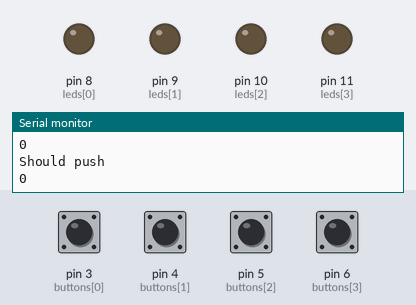
Recording of a sketch running on a simulated Arduino Mega 2560, built with avr-gcc and run on an emulated ATmega2560. Shown: output pins drawn as LEDs (lit = HIGH), the last lines printed to the serial monitor. Dashed ring = blinking. The inputs (shaded band) are chosen by the test bench; at power-on: pin 3 (buttons[0]), pin 4 (buttons[1]), pin 5 (buttons[2]), pin 6 (buttons[3]) LOW. Random numbers use the default seed unless the sketch sets one.

Above: at 1.6 s.
1.7 s: pin 4 (buttons[1]) pulled HIGH for 0.15 s
At 1.97 s:
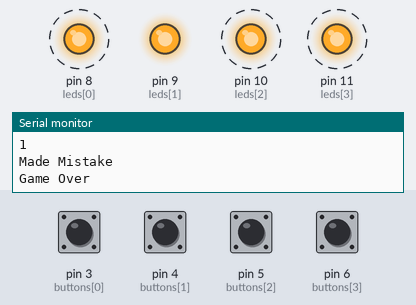
4.7 s: pin 3 (buttons[0]) pulled HIGH for 0.15 s
At 7.5 s:
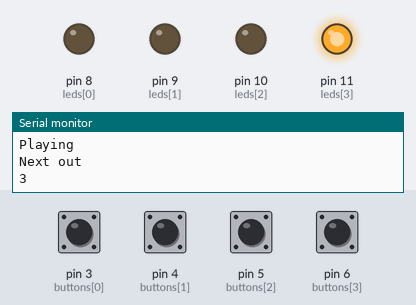
7.8 s: pin 5 (buttons[2]) pulled HIGH for 0.15 s
10.8 s: pin 5 (buttons[2]) pulled HIGH for 1 s
At 13.6 s:
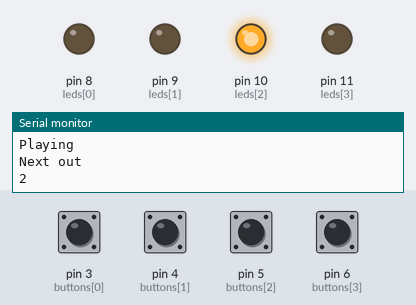
14.8 s: pin 6 (buttons[3]) pulled HIGH for 0.15 s
Timing chart, 0 to 17.8 s (numbered marks = the images above; inputs shaded):
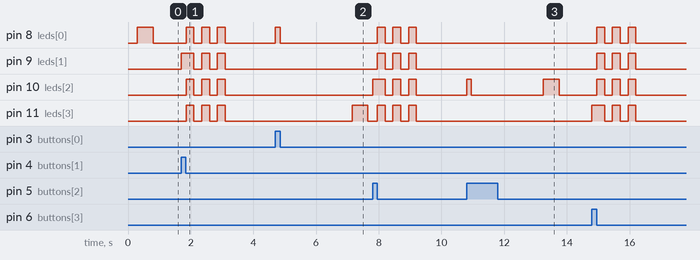

The sketch:

simon_says.ino
```cpp
int buttons[] = {3, 4, 5, 6}; //The four push button pins
int leds[] = {8, 9, 10, 11}; //The LED pins

// the sequence of LEDs
int sequence[100];

// current round
int largestIndex = 0;

const int START = 0;
const int PLAY = 1;
const int GAMEOVER = 2;

// time in player has to press a button (ms)
int speed = 1500;

int gameState;
boolean running = true;

long currentMillis = 0;
long previousMillis = 0;

// setup routine runs once when you press reset
void setup()
{
  for(int pin=0; pin<4; pin++)
  {
    pinMode(leds[pin], OUTPUT);
  }

  for(int pin=0; pin<4; pin++)
  {
    pinMode(buttons[pin], INPUT);
  }

    //Setup serial communications through the USB
    Serial.begin(9600);

    // Start the game with the START.
    gameState = PLAY;

    // reads noise from an unused analog pin
    // initializes the psude-random number generator
    // the random will be different each time the code is run
    randomSeed(analogRead(40));
}


// the loop routine runs over and over again forever:
void loop()
{
  if(gameState == START)
  {
    waitToStart();
  }
  else if(gameState == PLAY)
  {
    Serial.println("Playing");
    showSequence();
    readSequence();
  }
  else if(gameState == GAMEOVER)
  {
    Serial.println("Game Over");
    blinkAll(3);
    // restarts the game
    gameState = START;
  }
}

void waitToStart()
{
  int buttonPressed = -1;
  for(int pin = 0; pin < 4; pin++)
  {
    if(digitalRead(buttons[pin]) == HIGH)
      {
        buttonPressed == pin;
      }

    if(buttonPressed == -1)
      buttonPressed = waitForButton(500);

  }

  if(buttonPressed != -1)
  {
    // A button was pushed so wait then start playing.
    delay(2000);
    largestIndex = 0; // Restart
   	gameState = PLAY;
  }
}


void readSequence()
{

  int positionPressed;
  boolean madeMistake = false;

  for(int index=0; (index<largestIndex) & (madeMistake == false); index++)
  {
    Serial.println("");
    Serial.println("Should push");
    Serial.println(sequence[index]);

    positionPressed = waitForButton(speed); // returns the button pressed

    Serial.println("Pressed");
    Serial.println(positionPressed);
    if((positionPressed == -1))
    {
    madeMistake = true; // Exit the loop.
    gameState = GAMEOVER;
    }
    else if(positionPressed != sequence[index])
    {
      madeMistake = true; // Exit the loop
      Serial.println("Made Mistake");
      gameState = GAMEOVER;
    }
  }
}

void showSequence()
{
  sequence[largestIndex] = random(0,4);
  Serial.println("Next out");
  Serial.println(sequence[largestIndex]);
  largestIndex++;

  for(int index=0; index<largestIndex; index++)
  {
     delay(300);
     digitalWrite(leds[sequence[index]], HIGH);
     delay(500);
     digitalWrite(leds[sequence[index]], LOW);
  }
}


// Returns the position of Button pressed (0, 1, 2, or 3) or -1 if no button is pressed in the time period.
int waitForButton(int delay)
{
  int buttonPressed = -1;
  int input;
  boolean buttonBackUp = false;

  currentMillis = millis();     // The number of ms since the program started running
  previousMillis = currentMillis;   // Records the point when we start spinning the loop.

  // Keep spinning the loop until "delay" seconds have passed.
  while (((currentMillis - previousMillis) < delay) & (buttonBackUp == false))
  {
    // Read the button and record when it has been pushed down.
    for(int pin = 0; (pin < 4) & (buttonBackUp == false); pin++)
    {
      if(digitalRead(buttons[pin]) == HIGH)
      {
        buttonPressed = pin;

        // Show the LED pushed.
        digitalWrite(leds[pin], HIGH);

        // It is possible the button is still being pushed.
        // This loop spins until the button is let up.
        while (((currentMillis - previousMillis) < delay) & (buttonBackUp == false))
        {
          input = digitalRead(buttons[pin]);
          if(input == LOW)
          {
            buttonBackUp = true;
          }
          currentMillis = millis();
        }

        // Turn the LED pushed off.
        digitalWrite(leds[pin], LOW);

        // See if they took to long.
        if(currentMillis - previousMillis > delay)
        {
          buttonPressed = -1; // They took to long to let the button up so they lose.
        }
      }
    }

    currentMillis = millis();
  }

  return buttonPressed;
}

// Checks if a button was pressed and if it exceeded the delay
//boolean readAnyButton(int delay, int button)
//{
//  boolean buttonDown = false;
//
//  currentMillis = millis();     // The number of ms since the program started running
//  previousMillis = currentMillis;   // Records the point when we start spinning the loop.
//
//  // Keep spinning the loop until "delay" seconds have passed.
//  while (((currentMillis - previousMillis) < delay) & (buttonDown == false))
//  {
//    // Read the button and record when it has been pushed down.
//    for(int pin = 0; pin < 4; pin++)
//    {
//      if(digitalRead(buttons[pin]) == HIGH)
//      {
//        buttonDown = true;
//      }
//    }
//    // currentMillis = millis();
//  }
//  return buttonDown;
//}


void blink(int times)
{
  for(int count = 0; count < times; count++)
  {
  	for(int pin = 0; pin < 4; pin++)
  	{
  	 digitalWrite(leds[pin], HIGH);
  	 delay(330);
  	 digitalWrite(leds[pin], LOW);
  	}
  }
}


// Turns all LEDs off
void allOff()
{
  for(int pin = 0; pin < 4; pin++)
  {
    digitalWrite(leds[pin], LOW);
  }
}

// Turns all LEDs on
void allOn()
{
  for(int pin = 0; pin < 4; pin++)
  {
    digitalWrite(leds[pin], HIGH);
  }
}

void blinkAll(int times)
{
  for(int count = 0; count < times; count++)
  {
    allOn();
    delay(250);
    allOff();
    delay(250);
  }
}

//void blinkRed(int times)
//{
//  for(int count = 0; count < times; count++)
//  {
//    digitalWrite(leds[0], HIGH);
//    delay(300);
//    digitalWrite(leds[0], LOW);
//    delay(300);
//  }
//}
//
//void blinkYellow(int times)
//{
//  for(int count = 0; count < times; count++)
//  {
//    digitalWrite(leds[1], HIGH);
//    delay(300);
//    digitalWrite(leds[1], LOW);
//    delay(300);
//  }
// }
//
//
//void blinkBlue(int times)
//{
//  for(int count = 0; count < times; count++)
//  {
//    digitalWrite(leds[2], HIGH);
//    delay(300);
//    digitalWrite(leds[2], LOW);
//    delay(300);
//  }
//}
//
//void blinkGreen(int times)
//{
//  for(int count = 0; count < times; count++)
//  {
//    digitalWrite(leds[3], HIGH);
//    delay(300);
//    digitalWrite(leds[3], LOW);
//    delay(300);
//  }
//}
//
//void blinkLed(int pin, int times)
//{
//    for (int count = 0; count < times; count++)
//    {
//        digitalWrite(leds[pin], HIGH);
//        delay(300);
//        digitalWrite(leds[pin], LOW);
//        delay(300);
//    }
//}
```

Measured:
- after the input at 4.7 s, pin 8 (leds[0]): LOW → HIGH at once, → LOW 0.15 s later; pin 11 (leds[3]): LOW → HIGH after 2.5 s, → LOW 0.50 s later
- after the input at 10.8 s, pin 10 (leds[2]): LOW → HIGH at once, → LOW 0.15 s later, → HIGH 2.3 s later, → LOW 0.50 s later
- by itself, pin 8 (leds[0]), pin 9 (leds[1]), pin 11 (leds[3]): alternates HIGH for 0.25 s and LOW for 0.25 s, 6 changes in all, then stays LOW
- by itself, pin 10 (leds[2]): repeats every 0.50 s: LOW 0.25 s, HIGH 0.25 s, until it stays LOW from 9.2 s
